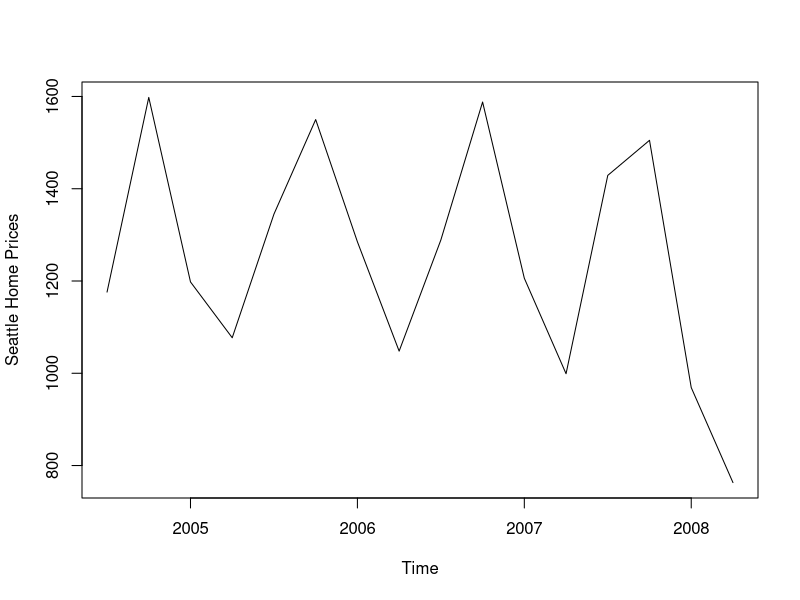

Reproduce this figure in R. (Note: this script raises an error after producing the figure.)
## Questions 1 and 2
library(zoo)
library(tseries)
df = read.csv("webwork/file1dc4079c75a.csv")

series = ts(df$Seattle, 
            start = c(2004, 3),
            frequency = 4)

length(series) == nrow(df)

plot(series, ylab = "Seattle Home Prices")

smoothed = rollmean(series, k = 4,  align=  'center')
as.numeric(smoothed)[3]

## estimating seasonal effect
diff_ts = series - smoothed

period = 4
S_j =  sapply(1:period, function(p){
          mean(diff_ts[ cycle(difference_ts) == p ])})

epsilon = sum(S_j) / period
# these get the adjusted S_j values
adjusted = S_j - epsilon
# this is the adjusted seasonal effect
print(adjusted)

####### QUESTION 3 ######
df2 = read.csv("webwork/file2146e0e8396.csv")
# series2 = ts(df2$Seattle, 
#            start = c(2008, 3),
#            frequency = 4
#           )

comb = rbind(df, df2)
series_big = ts(comb$Seattle,
                start = c(2004, 3), 
                frequency = 4)
plot(series_big)


### FOR FUNSIES ####
library(forecast)

fit <- HoltWinters(series, 
                   seasonal = "additive", 
                   beta = FALSE, 
                   gamma = TRUE)

forecasted_values <- forecast(fit, h=12)

# collect actual data
original_df <- data.frame(
  Time = as.numeric(time(series_big)),
  Value = as.numeric(series_big)
)
# format into data frame
forecast_df <- data.frame(
  Time = time(forecasted_values$mean),
  Forecast = as.numeric(forecasted_values$mean),
  Lower80 = as.numeric(forecasted_values$lower[, "80%"]),
  Upper80 = as.numeric(forecasted_values$upper[, "80%"]),
  Lower95 = as.numeric(forecasted_values$lower[, "95%"]),
  Upper95 = as.numeric(forecasted_values$upper[, "95%"])
)

# original_df$Type <- "Actual"
# forecast_df$Type <- "Forecast"

original_df <- original_df %>% mutate(Type = "Actual")
forecast_df <- forecast_df %>% mutate(Type = "Forecast", 
                                      Value = Forecast) 


library(dplyr)
combined_df <- bind_rows(
  forecast_df,
  original_df
)


g<-ggplot(data = combined_df, aes(x = Time)) +
  geom_line(aes(y = Value, color = Type), size = 1, na.rm = TRUE) +
  geom_ribbon(
    data = subset(combined_df, Type == "Forecast"),
    aes(ymin = Lower95, ymax = Upper95),
    fill = "#b7e4c7",
    alpha = 0.4,
    na.rm = TRUE
  ) +
  geom_ribbon(
    data = subset(combined_df, Type == "Forecast"),
    aes(ymin = Lower80, ymax = Upper80),
    fill = "#52b788",
    alpha = 0.2,
    na.rm = TRUE
  ) +
  geom_vline(
    xintercept = 2008.5,
    color = "#95d5b2",
    linetype = "dashed",
    size = 1
  ) +
  scale_color_manual(
    values = c("Actual" = "#2d6a4f", 
               "Forecast" = "#52b788")) +
  xlim(2005, 2010) +
  labs(
    title = "Time Series and Forecast of Home Sales in Seattle, 2005-2010",
    subtitle = "Holt-Withers Forecast Includes 80% and 95% Error Bounds",
    x = "Year",
    y = "Average Number of Homes Sold"
  ) +
  annotate("text", x = 2009.10, color = "#52b788",
           y = 1660, label = "July, 2008", 
           hjust = 1, vjust = 0) +
  theme_bw() +
  theme(panel.grid.minor =  element_line(color = "grey90", 
                                         size = 0.35,
                                         linetype = "dashed"))
print(g)

